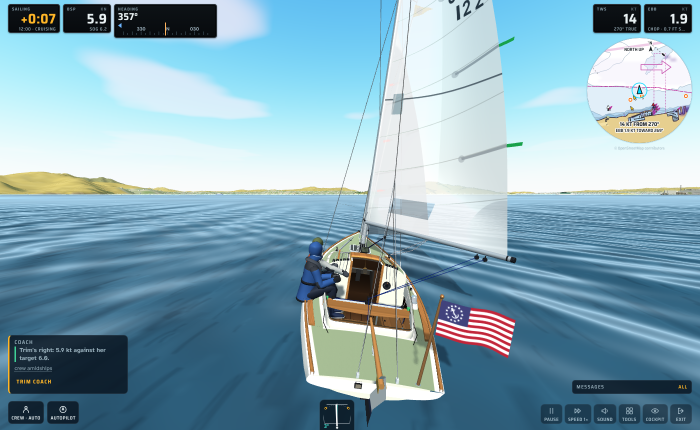
#> input picture stills/tiller-ui-3/12kt-port-A3-band-away.png, 1400 x 860 px, given in place of 12kt-port-A3-band-open.png, which was not available (shown at 1/2 size)
$ python sheet3.py .. ../12kt-port-D2.png
#> lines starting #> are read from the running program, lines starting #| are printed output that depends on the picture
#> pass 3 of the loop `for fn in sorted(os.listdir(src)):`:
import sys, os, shutil
from PIL import Image, ImageDraw, ImageFont
src, dst = sys.argv[1], sys.argv[2]
os.makedirs(dst, exist_ok=True)
f = ImageFont.truetype('/usr/share/fonts/truetype/dejavu/DejaVuSans-Bold.ttf', 24)
for fn in sorted(os.listdir(src)):
    if fn.endswith('.png'): shutil.copy(os.path.join(src, fn), os.path.join(dst, fn))  # the full frames, as taken
def horizon(path):
    im = Image.open(path).convert('RGB'); px = im.load(); best, by = 0, 0
    for y in range(100, 700):  # the biggest brightness drop down column x=40 and x=1300 (sky to sea)
        d = sum(sum(px[x, y - 3]) - sum(px[x, y + 3]) for x in (40, 1300))
        if d > best: best, by = d, y
    return by
def sheet(name, items, cols, W):
#> called with name = 'zoom-A3.png', cols = 2, W = 700
    ims = []
    for label, path, box in items:
        im = Image.open(path).convert('RGB')
#> im is the input picture: PIL image 1400x860 RGB; mean R, G, B 131.8, 166.5, 181.3
        if box: im = im.crop(box)
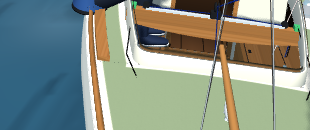
#> im: PIL image 310x130 RGB; mean R, G, B 136.3, 146.9, 134.5
#> pass 3 of the loop in sheet, `for label, path, box in items:`:
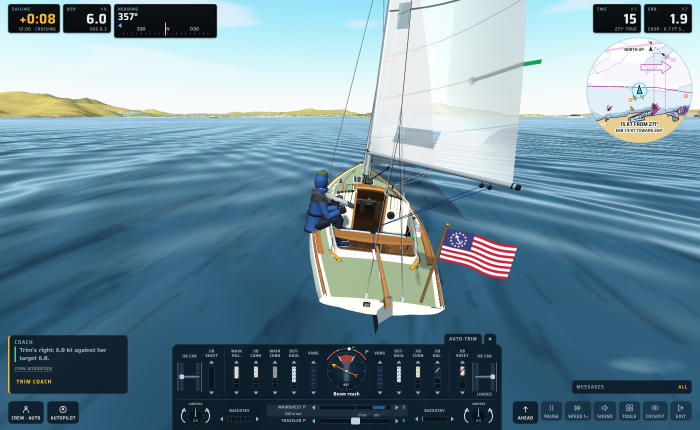
#> input picture stills/tiller-ui-3/12kt-port-D2.png, 1400 x 860 px, given in place of 12kt-stbd-A3-band-open.png, which was not available (shown at 1/2 size)
#> in sheet, im is the input picture: PIL image 1400x860 RGB; mean R, G, B 107.9, 137.2, 151.8
#> in sheet, `if box: im = im.crop(box)`:
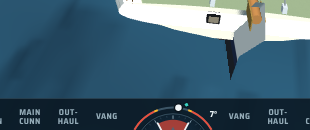
#> im: PIL image 310x130 RGB; mean R, G, B 66, 94.9, 111.3
#> the loop made 5 passes; the first 3 are shown
        ims.append((label, im.resize((W, round(im.height * W / im.width)), Image.LANCZOS)))
    H = max(i[1].height for i in ims); rows = (len(ims) + cols - 1) // cols
    out = Image.new('RGB', (W * cols + 8 * (cols - 1), (H + 38) * rows), (11, 28, 40)); d = ImageDraw.Draw(out)
    for i, (label, im) in enumerate(ims):
        x, y = (i % cols) * (W + 8), (i // cols) * (H + 38); d.text((x + 10, y + 6), label, fill=(255, 182, 39), font=f); out.paste(im, (x, y + 38))
    out.save(os.path.join(dst, name))
S = [('12kt-port', '12 kt, port'), ('12kt-stbd', '12 kt, starboard'), ('22kt', '22 kt')]
# zoom A3: the tab on the open band, and the tab alone with the band away
#> (the run stopped early here; a loop or call above may not have finished)
